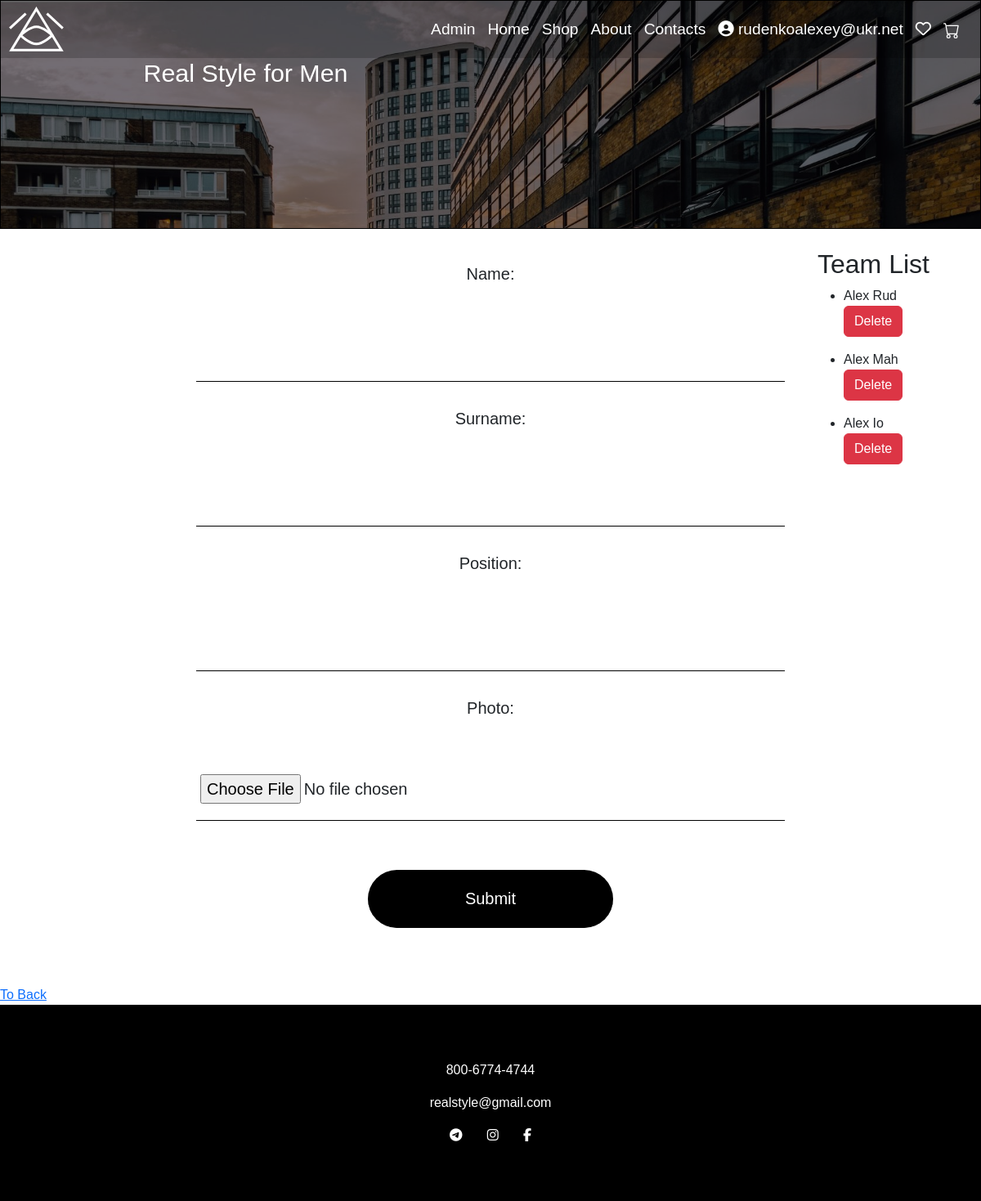
/admin/team_form (signed in), run on the app's committed database.
### models.py (models this page shows, shortened)
class User(UserMixin, db.Model):
    id = db.Column(db.Integer, primary_key=True)
    email = db.Column(db.String(64), unique=False, index=True)
    username = db.Column(db.String(64), unique=True, index=True)
    password_hash = db.Column(db.String(128))
    confirmed = db.Column(db.Boolean, default=False)
    is_admin = db.Column(db.Boolean, default=False)
    @property
    def password(self):
        raise AttributeError('password is not a readable attribute')

class Team(db.Model):
    id = db.Column(db.Integer, primary_key=True)
    first_name = db.Column(db.String(100), nullable=False)
    surname = db.Column(db.String(100), nullable=False)
    position = db.Column(db.String(100), nullable=False)
    photo = db.Column(db.String(100), nullable=False)

### admin/admin.py (the view, shortened to what this page needs)
@admin.route('/team_form', methods=['GET', 'POST'])
@admin_required
def team_form_submit():
    form = TeamForm()
    team = Team.query.all()
    return render_template('admin/team_form.html', form=form, team=team)

### admin/forms.py
class TeamForm(FlaskForm):
    first_name = StringField("Name: ", validators=[DataRequired()])
    surname = StringField("Surname: ", validators=[DataRequired()])
    position = StringField("Position: ", validators=[DataRequired()])
    photo = FileField('Photo: ', validators=[DataRequired(), FileAllowed(['jpg', 'png', 'jpeg'])])

### auth/auth.py (called while the page is built)
@auth.before_app_request
def before_request():
    if current_user.is_authenticated and not current_user.confirmed and request.endpoint[:5] != 'auth.':
        return redirect(url_for('auth.unconfirmed'))

### models.py (called while the page is built)
@login_manager.user_loader
def load_user(user_id):
    return User.query.get(int(user_id))

### admin/templates/admin/team_form.html (shortened to what this page needs)
{% extends 'base.html' %}
{% block style %}
	<link rel="stylesheet" href="https://cdn.jsdelivr.net/npm/bootstrap@5.2.3/dist/css/bootstrap.min.css">
	<link rel="stylesheet" type="text/css" href="../static/css/styleContacts.css">
<link rel="stylesheet" type="text/css" href="{{ url_for('static', filename='css/styleGeneral.css') }}">
{% endblock %}
{% block content %}
	<form method="POST" id="request" action="" enctype="multipart/form-data">
		{% for field in form if field.name != "csrf_token" %}
			<p>{{ field.label }}</p>
				{{ field }}
		{% endfor %}
		<input type="submit" id="submit" name="Enter">
	</form>
	<div class="team">
		{% if team %}
		<h2>Team List</h2>
		{% for team_member in team %}
			<ul>
				<li>{{ team_member.first_name }} {{ team_member.surname }}</li>
				<form method="POST" action="{{ url_for('admin.delete_team_member') }}">
            		<button type="submit" class="btn btn-danger">Delete</button>
        		</form>
			</ul>
		{% endfor %}
		{% else %}
			<div class="no_team">
				<h2>There are any people in team</h2>
			</div>
		{% endif %}
	</div>
	<div class="button_back">
		<a href="{{ url_for('admin.admin_page') }}">To Back</a>
	</div>
{% endblock %}

### templates/base.html (shortened to what this page needs)
<!DOCTYPE html>
<html>
<head>
  <link rel="stylesheet" href="https://cdnjs.cloudflare.com/ajax/libs/animate.css/4.1.1/animate.min.css"/>
  <link rel="stylesheet" href="https://cdnjs.cloudflare.com/ajax/libs/animate.css/4.1.1/animate.min.css"/>
  <link rel="stylesheet" type="text/css" href="https://maxcdn.bootstrapcdn.com/font-awesome/4.7.0/css/font-awesome.min.css">
  <link rel="stylesheet" type="text/css" href="{{ url_for('static', filename='css/styleGeneral.css') }}">
    {% block style %}{% endblock %}
</head>
<body>
	<div class="main_grid">
            <header id="headerElem">
                <nav class="grid_menu">
                    <img src="{{ url_for('static', filename='logo.svg') }}" alt="logo">
                    <div id="MainMenu" class="menu">
                        {% if current_user.is_admin %}
                            <a href="{{ url_for('admin.admin_page') }}">Admin</a>
                        {% endif %}
                        <a href="{{ url_for('home') }}">Home</a>
                        <a href="{{ url_for('shop') }}">Shop</a>
                        <a href="{{ url_for('about') }}">About</a>
                        <a href="{{ url_for('contacts') }}">Contacts</a>
                        {% if current_user.is_authenticated %}
                        <a href="{{ url_for('my_account', user_id=current_user.id) }}">
                            <i class='fas fa-user-circle logining'></i> {{ current_user.username }}
                        </a>
                        {% else %}
                        <a href="{{ url_for('auth.login') }}">
                            <i class='fas fa-user-circle'></i>
                        </a>
                        {% endif %}
                        <a href="{{ url_for('favorite') }}">
                            <i class="fa-sharp fa-regular fa-heart"></i>
                        </a>
                        <a href="{{ url_for('cart') }}">
                        </a>
                    </div>
                </nav>
                <div class="banner" id="header">
                    <h1>Real Style for Men</h1>
                </div>
            </header>
        {% block content %}{% endblock %}
        {% block footer %}
         <footer>
            <p>800-6774-4744</p>
            <p>realstyle@gmail.com</p>
            <div class="social">
                <a href="#"><i class="fa fa-telegram"></i></a>
                <a href="https://www.instagram.com/real_style_4_men/"><i class="fa fa-instagram"></i></a>
                <a href="#"><i class="fa fa-facebook"></i></a>
            </div>
        </footer>
        {% endblock %}
    </div>
</body>
</html>

### static/css/styleGeneral.css (style rules this page uses)
body { font-size: 1em; font-family: sans-serif; margin: 0; }
header { height: 50vh; border: 1px solid black; box-shadow: inset 0 0 0 1000px rgba(0, 0, 0, 0.5); background-size: cover; background-repeat: no-repeat; color: white; grid-column: 1 / -1; transition: 0.2s; }
.main_grid { display: grid; grid-template-columns: 1fr repeat(2, minmax(auto, 25em)) 1fr; grid-auto-rows: auto; }
.grid_menu { height: 70px; display: flex; flex-direction: row; justify-content: space-between; align-items: center; padding: 20px 10px; box-shadow: 0 2px 4px rgba(0, 0, 0, 0.3); box-shadow: inset 0 0 0 1000px rgba(0, 0, 0, 0.2); position: sticky; top: 0; }
.grid_menu img { height: 7vh; }
.menu { display: flex; flex-direction: row; flex-wrap: wrap; }
.menu a { text-decoration: none; color: white; font-size: 1.2em; margin-right: 15px; }
#MainMenu { float: right; }
.banner { width: 50%; flex-grow: 1; display: flex; flex-direction: column; justify-content: center; align-items: center; }
.banner h1 { font-size: 1.9em; }
.button_back { grid-column: 1 / -1; }
footer { grid-column: 1 / -1; height: 30vh; background: black; display: flex; flex-direction: column; justify-content: center; align-items: center; color: white; }
footer .social { width: 130px; display: flex; flex-direction: row; justify-content: space-around; }
footer i { color: white; }
@media (max-width: 1200px) { header { height: 35vh; } }

### static/css/styleContacts.css (style rules this page uses)
header { background-image: url(../images_for_css/bg/contacts_header_back.jpg); }
#request { grid-column: 2 / -2; display: flex; flex-direction: column; margin: 5%; }
#request input { border: none; border-bottom: 1px solid black; padding: 20px 5px; font-size: 20px; margin: 30px 0px; }
#request p { text-align: center; font-size: 1.1em; }
.team { margin-top: 12%; }
label { font-size: 20px; }
#submit { width: 300px; border-radius: 40px; background: black; color: white; align-self: center; }
@media (max-width: 1200px) { header { height: 35vh; } }

### data on the page
User: username "rudenkoalexey@ukr.net"
Team: first_name "Alex", surname "Rud"
Team: first_name "Alex", surname "Mah"
Team: first_name "Alex", surname "Io"

### other printed values
{{ field.label }} "Name:" "Surname:" "Position:" "Photo:"
